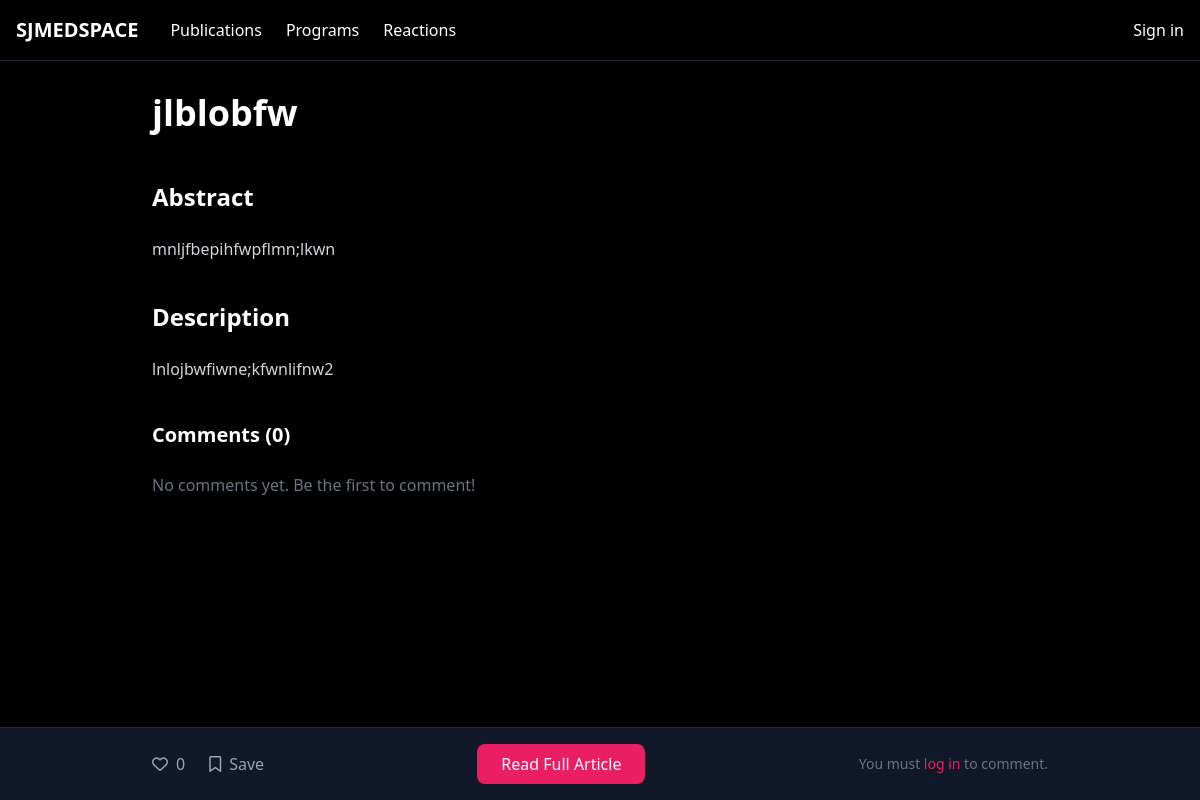
Before: /publication/jlblobfw/ with the older database file.
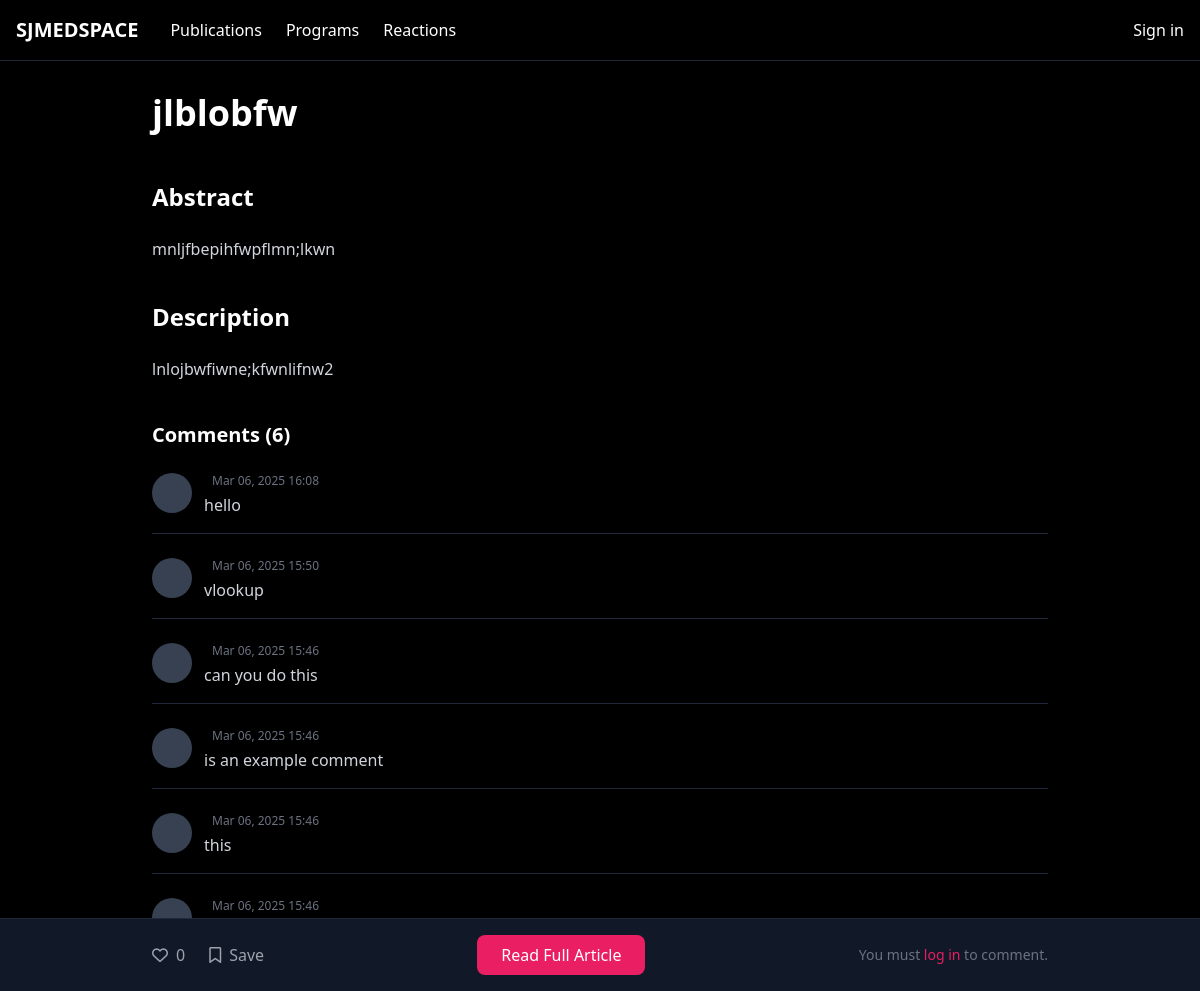
After: the same page with the newer database file.
### core/models.py (models this page shows, shortened)
class Publication(models.Model):
    title = models.CharField(max_length=300)
    url = models.URLField(blank=True, null=True)
    abstract = models.TextField()
    description = models.TextField()
    likes =models.IntegerField()
    created_at = models.DateTimeField(auto_now_add=True)
    slug = models.SlugField(max_length=300,unique=True, blank=True, default="", editable=False)

class Comment(models.Model):
    user_id = models.IntegerField()
    publication_id = models.IntegerField()
    comment_value = models.TextField()
    created_at = models.DateTimeField(auto_now_add=True)

### core/views.py (the view, shortened to what this page needs)
# urls.py: path("publication/<slug:slug>/", views.publication_detail, name="publication_detail"),
def publication_detail(request, slug):
    publication = get_object_or_404(Publication, slug=slug)
    user_id = request.user.id if request.user.is_authenticated else None
    liked = Likes.objects.filter(user_id=user_id, publication_id=publication.id).exists() if user_id else False
    saved = Saved.objects.filter(user_id=user_id, publication_id=publication.id).exists() if user_id else False
    like_count = Likes.objects.filter(publication_id=publication.id).count()
    comments = Comment.objects.filter(publication_id=publication.id).order_by("-created_at")
    context = {
        "publication": publication,
        "comments": comments,
        "liked": liked,
        "saved": saved,
        "like_count": like_count,
    }
    return render(request, "publication.html", context)

### core/templates/publication.html (shortened to what this page needs)
<!DOCTYPE html>
<html lang="en">
<head>
    <script src="https://cdn.tailwindcss.com"></script>
    <link rel="stylesheet" href="https://cdnjs.cloudflare.com/ajax/libs/font-awesome/6.4.0/css/all.min.css">
</head>
<body class="bg-black text-white min-h-screen flex flex-col">
    <header class="border-b border-gray-800">
        <nav class="flex items-center justify-between px-4 py-4">
            <div class="flex items-center space-x-8">
                <a href="{% url 'homepage' %}" class="text-xl font-bold">SJMEDSPACE</a>
                <div class="hidden md:flex space-x-6">
                    <a href="{% url 'publications' %}" class="hover:text-primary">Publications</a>
                    <a href="#" class="hover:text-primary">Programs</a>
                    <a href="#" class="hover:text-primary">Reactions</a>
                </div>
            </div>
            <div class="flex items-center space-x-4">
                {% if user.is_authenticated %}
                    <a href="{% url 'logout' %}" class="hover:text-primary">Sign out</a>
                {% else %}
                    <a href="{% url 'login_page' %}" class="hover:text-primary">Sign in</a>
                {% endif %}
            </div>
        </nav>
    </header>
    <main class="flex-grow p-4 md:p-8 pb-24">
        <div class="max-w-4xl mx-auto">
            <h1 class="text-3xl md:text-4xl font-bold mb-12">
                {{ publication.title }}
            </h1>
            <div class="mb-10">
                <h2 class="text-2xl font-bold mb-6">Abstract</h2>
                <div class="text-gray-300 space-y-4">
                    <p>{{ publication.abstract }}</p>
                </div>
            </div>
            <div class="mb-10">
                <h2 class="text-2xl font-bold mb-6">Description</h2>
                <div class="text-gray-300 space-y-4">
                    <p>{{ publication.description }}</p>
                </div>
            </div>
            <div class="mt-8 space-y-6" id="commentsList">
                <h3 class="text-xl font-bold mb-4">Comments ({{ comments.count }})</h3>
                {% if comments %}
                    {% for comment in comments %}
                        <div class="border-b border-gray-800 pb-4">
                            <div class="flex items-start gap-3">
                                <div class="w-10 h-10 rounded-full bg-gray-700 flex items-center justify-center">
                                </div>
                                <div>
                                    <div class="flex items-center gap-2">
                                        <span class="text-xs text-gray-500">{{ comment.created_at|date:"M d, Y H:i" }}</span>
                                    </div>
                                    <p class="mt-1 text-gray-300">
                                        {{ comment.comment_value }}
                                    </p>
                                </div>
                            </div>
                        </div>
                    {% endfor %}
                {% else %}
                    <p class="text-gray-500">No comments yet. Be the first to comment!</p>
                {% endif %}
            </div>
        </div>
    </main>
<div class="fixed bottom-0 left-0 right-0 bg-gray-900 border-t border-gray-800 py-4 px-6 md:px-12">
    <div class="max-w-4xl mx-auto flex items-center justify-between gap-4">
        <div class="flex items-center gap-6">
            <form method="POST" action="{% url 'like_publication' publication.id %}">
                <button type="submit" class="flex items-center gap-2 text-gray-400 hover:text-white">
                    {% if liked %}
                        <i class="fa-solid fa-heart text-primary"></i>
                    {% else %}
                        <i class="fa-regular fa-heart"></i>
                    {% endif %}
                    <span>{{ like_count }}</span>
                </button>
            </form>
            <form method="POST" action="{% url 'save_publication' publication.id %}">
                <button type="submit" class="flex items-center gap-2 text-gray-400 hover:text-white">
                    {% if saved %}
                        <i class="fa-solid fa-bookmark text-primary"></i>
                    {% else %}
                        <i class="fa-regular fa-bookmark"></i>
                    {% endif %}
                    <span>Save</span>
                </button>
            </form>
        </div>
        <a href="{{ publication.url }}" class="bg-primary hover:bg-pink-700 text-white font-medium py-2 px-6 rounded-lg">
            Read Full Article
        </a>
        {% if user.is_authenticated %}
            <form id="commentForm" method="POST" class="flex-grow flex gap-2">
                {% csrf_token %}
                <input
                    type="text" name="comment_value"
                    placeholder="Add a comment..."
                    class="flex-grow bg-black border border-gray-800 rounded-lg py-2 px-4 focus:outline-none focus:ring-1 focus:ring-primary"
                    required
                >
                <button type="submit" class="bg-primary hover:bg-pink-700 text-white font-medium py-2 px-4 rounded-lg">
                    Post
                </button>
            </form>
        {% else %}
            <p class="text-gray-500 text-sm">You must <a href="{% url 'login_page' %}" class="text-primary">log in</a> to comment.</p>
        {% endif %}
    </div>
</div>
</body>
</html>

Changed rows visible on the page:
added Comment: created_at "Mar 06, 2025 16:08", comment_value "hello"
added Comment: created_at "Mar 06, 2025 15:50", comment_value "vlookup"
added Comment: created_at "Mar 06, 2025 15:46", comment_value "can you do this"
added Comment: created_at "Mar 06, 2025 15:46", comment_value "is an example comment"
added Comment: created_at "Mar 06, 2025 15:46", comment_value "this"
added Comment: created_at "Mar 06, 2025 15:46"
Other visible differences:
{{ comments.count }}: "0" → "6"
text no longer shown: "No comments yet. Be the first to comment!"
